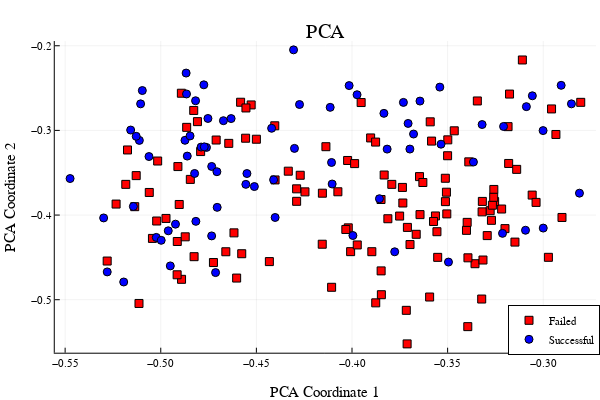

Notebook source saved alongside this figure:
### Code cell
# Wpca, Xpca = pca_factorization(A)
scatter(Xpca[1, failed],Xpca[2, failed], 
    color=:red, 
    marker=:square, 
    label = "Failed", 
    legend=:bottomright,
    xlabel = "PCA Coordinate 1", 
    ylabel = "PCA Coordinate 2")
p_pca = scatter!(Xpca[1, successful],Xpca[2, successful], 
                color=:blue, 
                label = "Successful")
plot!(; title = "PCA")

### Figure 1 — Plotly figure (JSON) as saved in the notebook; plotly's stock layout.template omitted (floating-point values rounded to 4 significant figures)
{"data": [{"colorbar": {"title": ""}, "legendgroup": "Failed", "marker": {"color": "rgba(255, 0, 0, 1.000)", "line": {"color": "rgba(0, 0, 0, 1.000)", "width": 1}, "size": 8, "symbol": "square"}, "mode": "markers", "name": "Failed", "showlegend": true, "type": "scatter", "x": [-0.2902, -0.3181, -0.2973, -0.3139, -0.2934, -0.2957, -0.4603, -0.3903, -0.3357, -0.3277, -0.3293, -0.2804, -0.3148, -0.3504, -0.3395, -0.3058, -0.3832, -0.3037, -0.3736, -0.3322, -0.3217, -0.332, -0.3564, -0.3254, -0.3499, -0.3258, -0.3266, -0.3184, -0.4156, -0.3259, -0.3401, -0.3389, -0.3394, -0.3594, -0.3716, -0.4107, -0.3556, -0.3506, -0.3712, -0.3109, -0.32, -0.3271, -0.3647, -0.3876, -0.3315, -0.3584, -0.3664, -0.3176, -0.3318, -0.3512, -0.3574, -0.3629, -0.402, -0.3465, -0.3398, -0.4007, -0.3876, -0.4023, -0.3792, -0.3848, -0.3345, -0.3697, -0.3812, -0.3734, -0.35, -0.3846, -0.3644, -0.3591, -0.371, -0.3848, -0.3511, -0.3552, -0.3751, -0.3986, -0.429, -0.4577, -0.4404, -0.4333, -0.4724, -0.45, -0.4402, -0.4246, -0.4617, -0.466, -0.4845, -0.4644, -0.4155, -0.471, -0.429, -0.3952, -0.3896, -0.4527, -0.4271, -0.4914, -0.4891, -0.4828, -0.4826, -0.4791, -0.3972, -0.4432, -0.4582, -0.4074, -0.4555, -0.4556, -0.4914, -0.5136, -0.5043, -0.4136, -0.506, -0.5128, -0.5114, -0.4032, -0.4808, -0.528, -0.4973, -0.4892, -0.4872, -0.4903, -0.491, -0.5174, -0.5021, -0.5016, -0.5233, -0.5183, -0.4864], "xaxis": "x", "y": [-0.4028, -0.339, -0.4499, -0.346, -0.3048, -0.2746, -0.4744, -0.3089, -0.4575, -0.3948, -0.4243, -0.2669, -0.4319, -0.3986, -0.5318, -0.3764, -0.3527, -0.385, -0.3673, -0.4992, -0.3929, -0.3962, -0.4011, -0.3841, -0.3112, -0.3697, -0.3883, -0.2956, -0.4344, -0.379, -0.4181, -0.3372, -0.4505, -0.4968, -0.5125, -0.4853, -0.4197, -0.373, -0.5522, -0.2168, -0.416, -0.4062, -0.3546, -0.5037, -0.4531, -0.3126, -0.4227, -0.2571, -0.3839, -0.3565, -0.4076, -0.3615, -0.4151, -0.3005, -0.4086, -0.4432, -0.3138, -0.3355, -0.3637, -0.4659, -0.2652, -0.4348, -0.4044, -0.3858, -0.3299, -0.4941, -0.3995, -0.2899, -0.4146, -0.3816, -0.3841, -0.45, -0.4012, -0.3392, -0.3838, -0.4457, -0.2945, -0.3482, -0.4561, -0.3104, -0.3585, -0.3726, -0.421, -0.4434, -0.3579, -0.3153, -0.3742, -0.3114, -0.369, -0.2671, -0.4433, -0.2699, -0.353, -0.4312, -0.4759, -0.2764, -0.4491, -0.325, -0.4353, -0.455, -0.2667, -0.3725, -0.2735, -0.3092, -0.4705, -0.3901, -0.4276, -0.3192, -0.3733, -0.3534, -0.5044, -0.417, -0.2896, -0.4543, -0.404, -0.2561, -0.4257, -0.3875, -0.3427, -0.3231, -0.407, -0.3362, -0.387, -0.3638, -0.2964], "yaxis": "y", "zmax": null, "zmin": null}, {"colorbar": {"title": ""}, "legendgroup": "Successful", "marker": {"color": "rgba(0, 0, 255, 1.000)", "line": {"color": "rgba(0, 0, 0, 1.000)", "width": 1}, "size": 8, "symbol": "circle"}, "mode": "markers", "name": "Successful", "showlegend": true, "type": "scatter", "x": [-0.2852, -0.2811, -0.3, -0.3001, -0.3093, -0.2906, -0.3088, -0.3816, -0.3974, -0.3856, -0.3213, -0.332, -0.3057, -0.3207, -0.4555, -0.3535, -0.3365, -0.3645, -0.4107, -0.3995, -0.4015, -0.3495, -0.4511, -0.3678, -0.3541, -0.3777, -0.3707, -0.3731, -0.3833, -0.441, -0.4274, -0.4672, -0.4705, -0.4114, -0.4713, -0.4549, -0.4734, -0.4306, -0.4734, -0.4301, -0.4104, -0.4632, -0.4706, -0.4873, -0.495, -0.4753, -0.4761, -0.4923, -0.4816, -0.4961, -0.5112, -0.4775, -0.5128, -0.4789, -0.5062, -0.4772, -0.5023, -0.4818, -0.442, -0.4847, -0.4823, -0.4402, -0.5194, -0.4867, -0.5143, -0.4865, -0.4861, -0.5474, -0.3697, -0.5105, -0.528, -0.5157, -0.5299, -0.5096, -0.4998], "xaxis": "x", "y": [-0.2687, -0.3741, -0.4154, -0.3002, -0.4179, -0.2468, -0.2719, -0.3221, -0.2579, -0.3807, -0.4216, -0.2931, -0.2591, -0.2953, -0.3637, -0.3163, -0.3374, -0.2654, -0.3379, -0.4242, -0.247, -0.4555, -0.3663, -0.3043, -0.2489, -0.4434, -0.2917, -0.2669, -0.2799, -0.3584, -0.2694, -0.2885, -0.3909, -0.2728, -0.4679, -0.3509, -0.3426, -0.2049, -0.4246, -0.3212, -0.3633, -0.286, -0.3488, -0.3117, -0.46, -0.2859, -0.3201, -0.4107, -0.4075, -0.4186, -0.3118, -0.2462, -0.307, -0.3197, -0.3309, -0.3194, -0.4264, -0.265, -0.2975, -0.3065, -0.3509, -0.4028, -0.4791, -0.2323, -0.3898, -0.257, -0.3303, -0.3568, -0.322, -0.2686, -0.4671, -0.2996, -0.4034, -0.2529, -0.4298], "yaxis": "y", "zmax": null, "zmin": null}], "layout": {"annotations": [{"font": {"color": "rgba(0, 0, 0, 1.000)", "family": "sans-serif", "size": 20}, "rotation": 0, "showarrow": false, "text": "PCA", "x": 0.5424, "xanchor": "center", "xref": "paper", "y": 1, "yanchor": "top", "yref": "paper"}], "height": 400, "legend": {"bgcolor": "rgba(255, 255, 255, 1.000)", "bordercolor": "rgba(0, 0, 0, 1.000)", "borderwidth": 1, "font": {"color": "rgba(0, 0, 0, 1.000)", "family": "sans-serif", "size": 11}, "title": {"font": {"color": "rgba(0, 0, 0, 1.000)", "family": "sans-serif", "size": 15}, "text": ""}, "tracegroupgap": 0, "traceorder": "normal", "x": 1, "xanchor": "right", "y": 0.07, "yanchor": "bottom"}, "margin": {"b": 20, "l": 0, "r": 0, "t": 20}, "paper_bgcolor": "rgba(255, 255, 255, 1.000)", "plot_bgcolor": "rgba(255, 255, 255, 1.000)", "showlegend": true, "width": 600, "xaxis": {"anchor": "y", "domain": [0.09128, 0.9934], "gridcolor": "rgba(0, 0, 0, 0.100)", "gridwidth": 0.5, "linecolor": "rgba(0, 0, 0, 1.000)", "mirror": false, "range": [-0.5554, -0.2724], "showgrid": true, "showline": true, "showticklabels": true, "tickangle": 0, "tickcolor": "rgb(0, 0, 0)", "tickfont": {"color": "rgba(0, 0, 0, 1.000)", "family": "sans-serif", "size": 11}, "tickmode": "array", "ticks": "inside", "ticktext": ["−0.55", "−0.50", "−0.45", "−0.40", "−0.35", "−0.30"], "tickvals": [-0.55, -0.5, -0.45, -0.4, -0.35, -0.3], "title": "PCA Coordinate 1", "titlefont": {"color": "rgba(0, 0, 0, 1.000)", "family": "sans-serif", "size": 15}, "type": "-", "visible": true, "zeroline": false, "zerolinecolor": "rgba(0, 0, 0, 1.000)"}, "yaxis": {"anchor": "x", "domain": [0.07581, 0.9415], "gridcolor": "rgba(0, 0, 0, 0.100)", "gridwidth": 0.5, "linecolor": "rgba(0, 0, 0, 1.000)", "mirror": false, "range": [-0.5626, -0.1944], "showgrid": true, "showline": true, "showticklabels": true, "tickangle": 0, "tickcolor": "rgb(0, 0, 0)", "tickfont": {"color": "rgba(0, 0, 0, 1.000)", "family": "sans-serif", "size": 11}, "tickmode": "array", "ticks": "inside", "ticktext": ["−0.5", "−0.4", "−0.3", "−0.2"], "tickvals": [-0.5, -0.4, -0.3, -0.2], "title": "PCA Coordinate 2", "titlefont": {"color": "rgba(0, 0, 0, 1.000)", "family": "sans-serif", "size": 15}, "type": "-", "visible": true, "zeroline": false, "zerolinecolor": "rgba(0, 0, 0, 1.000)"}}}
